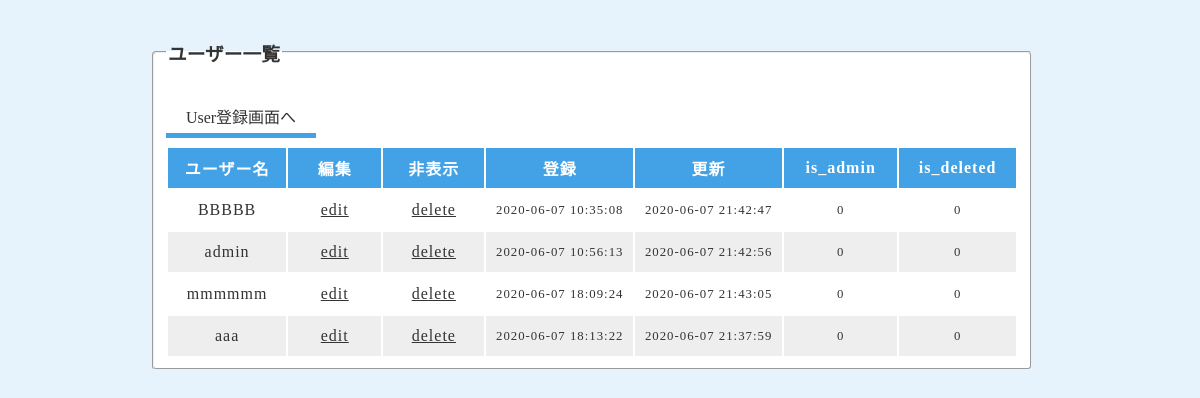
Page /users_table/users_read.php on the committed database.
### tables this page shows
CREATE TABLE `users_table` (
  `id` int(12) NOT NULL,
  `user_id` varchar(128) NOT NULL,
  `password` varchar(128) NOT NULL,
  `is_admin` int(1) NOT NULL,
  `is_deleted` int(1) NOT NULL,
  `created_at` datetime NOT NULL,
  `updated_at` datetime NOT NULL
);

### users_table/users_read.php (the view, shortened to what this page needs)
<?php
$pdo = connect_users_id_db();
$sql = 'SELECT * FROM users_table';
$stmt = $pdo->prepare($sql);
$status = $stmt->execute();
if ($status == false) {
    $error = $stmt->errorInfo();
    echo json_encode(["error_msg" => "{$error[2]}"]);
    exit();
} else {
    $result = $stmt->fetchAll(PDO::FETCH_ASSOC);
    $output = "";
    foreach ($result as $record) {
        $output .= "<tr>";
        $output .= "<td>{$record["user_id"]}</td>";
        $output .= "<td><a href ='users_edit.php?id={$record["id"]}'>edit</a></td>";
        $output .= "<td><a href ='users_delete.php?id={$record["id"]}'>delete</a></td>";
        $output .= "<td>{$record["created_at"]}</td>";
        $output .= "<td>{$record["updated_at"]}</td>";
        $output .= "<td>{$record["is_admin"]}</td>";
        $output .= "<td>{$record["is_deleted"]}</td>";
        $output .= "</tr>";
    }
}
?>
<!DOCTYPE html>
<html lang="ja">
<head>
    <link rel="stylesheet" href="css/style.css"></link>
</head>
<body>
    <main>
        <fieldset>
            <legend><h3>ユーザー一覧</h3></legend>
            <a href="users_input_admin.php" class="link">User登録画面へ</a>
            <table>
                <thead>
                    <tr>
                        <th>ユーザー名</th>
                        <th>編集</th>
                        <th>非表示</th>
                        <th>登録</th>
                        <th>更新</th>
                        <th>is_admin</th>
                        <th>is_deleted</th>
                    </tr>
                </thead>
                <tbody>
                    <?= $output ?>
                </tbody>
            </table>
        </fieldset>
</main>
</body>
</html>

### users_table/css/style.css (style rules this page uses)
* { box-sizing: border-box; color: #333; }
body { background-color: #e7f3fc; font-family: "Noto Sans JP,sans-serif"; }
main { max-width: 900px; min-width: 500px; margin: 20px auto; }
fieldset { width: 880px; background-color: white; border-radius: 4px; }
a.link { text-decoration: none; display: inline-block; width: 150px; height: 40px; line-height: 40px; text-align: center; margin: 8px 0; border-bottom: 5px solid #43a2e5; }
th { background-color: #43A2E5; color: white; letter-spacing: 2px; }
tr:nth-child(2n) { background-color: #eee; }
tr { height: 40px; background-color: white; text-align: center; }
th,td { width: 150px; letter-spacing: 1px; }
td { text-align: center; color: #333; text-overflow: ellipsis; white-space: nowrap; overflow: hidden; }
td:nth-child(n+4) { font-size: .8rem; padding: 0 8px; }

### rows in the picture
users_table: user "BBBBB", created_at "2020-06-07 10:35:08", updated_at "2020-06-07 21:42:47", is_admin "0", is_deleted "0"
users_table: user "admin", created_at "2020-06-07 10:56:13", updated_at "2020-06-07 21:42:56", is_admin "0", is_deleted "0"
users_table: user "mmmmmm", created_at "2020-06-07 18:09:24", updated_at "2020-06-07 21:43:05", is_admin "0", is_deleted "0"
users_table: user "aaa", created_at "2020-06-07 18:13:22", updated_at "2020-06-07 21:37:59", is_admin "0", is_deleted "0"
